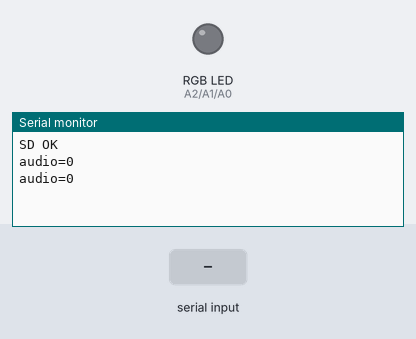
A sketch run on a simulated Arduino Uno, built with avr-gcc and run on an emulated ATmega328P. Shown: an RGB LED mixed from three pins (HIGH = lit), the last lines printed to the serial monitor. Inputs (shaded band) come from the test bench. Storage starts empty.

Above: at 1.2 s.
1.3 s: "90,45\n" received over Serial
At 1.9 s:
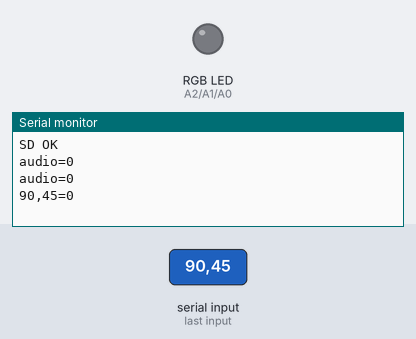
2.8 s: "0\n" received over Serial
At 2.97 s:
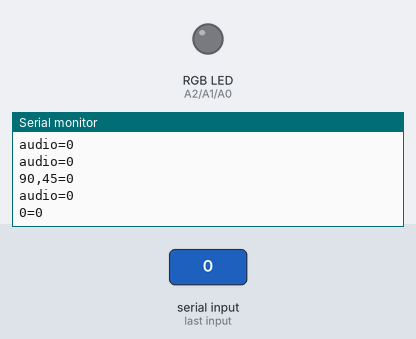

Measured:
- after the input at 1.3 s, the serial monitor: prints a new line at once (image 1)
- after the input at 2.8 s, the serial monitor: prints a new line at once (image 2)

The sketch:

Secondary_Arduino.ino
```cpp
/*
    AIBOT Secondary Arduino Sketch
    Version 1.0
    Written by Sorush Moradisani
*/
// TMRpcm audio;
// audio.play("filename");    plays a file
// audio.play("filename",30); plays a file starting at 30 seconds into the track
// audio.play(F("filename")); plays a file storing the string in program memory instead of RAM
// audio.speakerPin = 11;     set to 5,6,11 or 46 for Mega, 9 for Uno, Nano, etc.
// audio.disable();           disables the timer on output pin and stops the music
// audio.stopPlayback();      stops the music, but leaves the timer running
// audio.isPlaying();         returns 1 if music playing, 0 if not
// audio.pause();             pauses/unpauses playback
// audio.quality(1);          Set 1 for 2x oversampling
// audio.volume(0);           1(up) or 0(down) to control volume
// audio.setVolume(0);        0 to 7. Set volume level
// audio.loop(1);             0 or 1. Can be changed during playback for full control of looping.
// Main formats: WAV files, 8-bit, 8-32khz Sample Rate, mono. See the wiki for other options.

#include<SD.h>                //declare SD library for SD cards
#define SD_ChipSelectPin 10   //select sd chip select pin 10
#include <TMRpcm.h>            //library to play audio from sd card by arduino
#include"SPI.h"
#include"Timer.h"

Timer t;

TMRpcm tmr;              //name tmrpcm
#define RED A2
#define GREEN A1
#define BLUE A0
bool RED_LED = false;
bool GREEN_LED = false;
bool BLUE_LED = false;

String command;
bool commandEnd=false;
char inByte;
int arg = 0;
int heycount = 0;
int oshocount = 0;


void setup() {
  // put your setup code here, to run once:
  Serial.begin(115200);
  pinMode(RED, OUTPUT);
  pinMode(GREEN, OUTPUT);
  pinMode(BLUE, OUTPUT);
  tmr.speakerPin=9;   //Speaker pin 9,audio out pin is 9
  tmr.setVolume(4);
   if(!SD.begin(SD_ChipSelectPin))   //this runs until SD is connected
  {
    Serial.println("SD FAIL");
    return;
  }else{
    Serial.println("SD OK");
  }
  t.every(1000, StatusReport);
}

void loop() {
  t.update();
  // put your main code here, to run repeatedly:
  if (Serial.available()>0) {

      if(commandEnd){
      command="";
      commandEnd=false;
    }
      inByte = Serial.read();
      if (inByte != '\n') {
        if (inByte == '=') {
          arg = Serial.parseInt();
          //Serial.println(arg);
        } else {
          command += inByte;
        }
      }else{
        commandEnd=true;
        Serial.print(command);
        Serial.print("=");
        Serial.println(arg);
        //if(!tmr.isPlaying())
        execute(command, arg);
        if(compareString(command, "stopseq") || compareString(command, "stopaudio")){
          tmr.stopPlayback();
        }
      }
  }
}
void execute(String command, int arg){
  if(compareString(command, "setar")){
    tmr.play("setar.wav");
  }else if(compareString(command, "aha")){
    tmr.play("aha.wav");
  }else if(compareString(command, "ai")){
    tmr.play("ai.wav");
  }else if(compareString(command, "aibot")){
    tmr.play("aibot.wav");
  }else if(compareString(command, "aibot2")){
    tmr.play("aibot2.wav");
  }else if(compareString(command, "ashti")){
    tmr.play("ashti.wav");
  }else if(compareString(command, "azari")){
    tmr.play("azari.wav");
  }else if(compareString(command, "buiru")){
    tmr.play("buiru.wav");
  }else if(compareString(command, "class")){
    tmr.play("class.wav");
  }else if(compareString(command, "gol")){
    tmr.play("gol.wav");
  }else if(compareString(command, "hi")){
    tmr.play("hi.wav");
  }else if(compareString(command, "hey")){
    if(heycount==0){
      tmr.play("bale.wav");
      heycount++;
    }else if(heycount==1){
      tmr.play("janam.wav");
      heycount++;
    }else if(heycount==2){
      tmr.play("jan.wav");
      heycount++;
    }else{
      tmr.play("chi.wav");
      heycount=0;
    }

  }else if(compareString(command, "osho")){
    if(oshocount==0){
      tmr.play("osho1.wav");
      oshocount++;
    }else if(oshocount==1){
      tmr.play("osho2.wav");
      oshocount++;
    }else{
      tmr.play("osho3.wav");
      oshocount=0;
    }

  }else if(compareString(command, "hafez")){
    tmr.play("hafez.wav");
  }else if(compareString(command, "hidad")){
    tmr.play("hidad.wav");
  }else if(compareString(command, "hymn")){
    tmr.play("hymn.wav");
  }else if(compareString(command, "king")){
    tmr.play("king.wav");
  }else if(compareString(command, "kojai")){
    tmr.play("kojai.wav");
  }else if(compareString(command, "log")){
    tmr.play("log.wav");
  }else if(compareString(command, "no")){
    tmr.play("no.wav");
  }else if(compareString(command, "optimus")){
    tmr.play("optimus.wav");
  }else if(compareString(command, "past")){
    tmr.play("past.wav");
  }else if(compareString(command, "rap")){
    tmr.play("rap.wav");
  }else if(compareString(command, "setar")){
    tmr.play("setar.wav");
  }else if(compareString(command, "success")){
    tmr.play("success.wav");
  }else if(compareString(command, "sufia")){
    tmr.play("sufia.wav");
  }else if(compareString(command, "liftme")){
    tmr.play("liftme.wav");
  }else if(compareString(command, "red")){
    if(RED_LED){
      digitalWrite(RED, LOW);
      RED_LED = false;
    }else{
      digitalWrite(RED, HIGH);
      RED_LED = true;
    }
  }else if(compareString(command, "green")){
    if(GREEN_LED){
      digitalWrite(GREEN, LOW);
      GREEN_LED = false;
    }else{
      digitalWrite(GREEN, HIGH);
      GREEN_LED = true;
    }
  }else if(compareString(command, "blue")){
    if(BLUE_LED){
      digitalWrite(BLUE, LOW);
      BLUE_LED = false;
    }else{
      digitalWrite(BLUE, HIGH);
      BLUE_LED = true;
    }
  }else if(compareString(command, "rgb-off")){
    digitalWrite(BLUE, LOW);
    digitalWrite(GREEN, LOW);
    digitalWrite(RED, LOW);
    RED_LED = false;
    GREEN_LED = false;
    BLUE_LED = false;
  }else{

  }
command="";
}
boolean compareString(String a, String b) {
  if (a.length() != b.length() + 1) {
    return false;
  }
  for (int i = 0; i < a.length() - 1; i++) {
    if (a[i] != b[i]) {
      return false;
    }
  }
  return true;
}
void StatusReport(){
  Serial.print("audio=");
  Serial.println(tmr.isPlaying());
}
```
